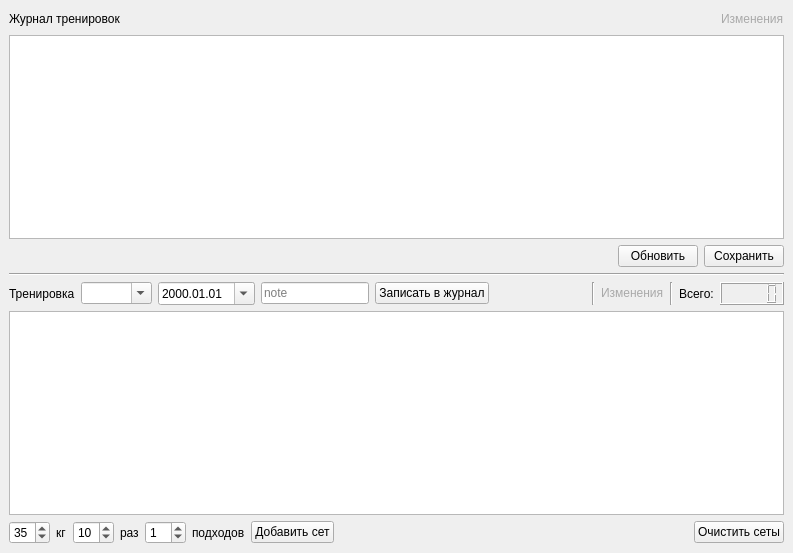
<?xml version="1.0" encoding="UTF-8"?>
<ui version="4.0">
 <class>MainWindow</class>
 <widget class="QMainWindow" name="MainWindow">
  <property name="geometry">
   <rect>
    <x>0</x>
    <y>0</y>
    <width>793</width>
    <height>553</height>
   </rect>
  </property>
  <property name="windowTitle">
   <string>ко́чка</string>
  </property>
  <widget class="QWidget" name="centralwidget">
   <layout class="QVBoxLayout" name="verticalLayout_2">
    <item>
     <layout class="QVBoxLayout" name="verticalLayout">
      <item>
       <layout class="QHBoxLayout" name="horizontalLayout_4">
        <item>
         <widget class="QLabel" name="label_5">
          <property name="text">
           <string>Журнал тренировок</string>
          </property>
         </widget>
        </item>
        <item>
         <spacer name="horizontalSpacer_4">
          <property name="orientation">
           <enum>Qt::Horizontal</enum>
          </property>
          <property name="sizeHint" stdset="0">
           <size>
            <width>40</width>
            <height>20</height>
           </size>
          </property>
         </spacer>
        </item>
        <item>
         <widget class="QLabel" name="lblExercisesChanged">
          <property name="text">
           <string>&lt;font style=&quot; color:#a9a9a9;&quot;&gt;Изменения&lt;/font&gt;</string>
          </property>
         </widget>
        </item>
       </layout>
      </item>
      <item>
       <widget class="QTableView" name="exercisesTableView">
        <property name="selectionMode">
         <enum>QAbstractItemView::SingleSelection</enum>
        </property>
        <property name="selectionBehavior">
         <enum>QAbstractItemView::SelectRows</enum>
        </property>
        <attribute name="horizontalHeaderCascadingSectionResizes">
         <bool>false</bool>
        </attribute>
        <attribute name="horizontalHeaderDefaultSectionSize">
         <number>150</number>
        </attribute>
        <attribute name="horizontalHeaderStretchLastSection">
         <bool>true</bool>
        </attribute>
        <attribute name="verticalHeaderCascadingSectionResizes">
         <bool>false</bool>
        </attribute>
       </widget>
      </item>
      <item>
       <layout class="QHBoxLayout" name="horizontalLayout_3">
        <item>
         <spacer name="horizontalSpacer_3">
          <property name="orientation">
           <enum>Qt::Horizontal</enum>
          </property>
          <property name="sizeHint" stdset="0">
           <size>
            <width>40</width>
            <height>20</height>
           </size>
          </property>
         </spacer>
        </item>
        <item>
         <widget class="QPushButton" name="loadDataBtn">
          <property name="text">
           <string>Обновить</string>
          </property>
         </widget>
        </item>
        <item>
         <widget class="QPushButton" name="saveDataBtn">
          <property name="text">
           <string>Сохранить</string>
          </property>
         </widget>
        </item>
       </layout>
      </item>
      <item>
       <widget class="Line" name="line">
        <property name="orientation">
         <enum>Qt::Horizontal</enum>
        </property>
       </widget>
      </item>
      <item>
       <layout class="QHBoxLayout" name="horizontalLayout_2">
        <item>
         <widget class="QLabel" name="label_6">
          <property name="text">
           <string>Тренировка</string>
          </property>
         </widget>
        </item>
        <item>
         <widget class="QComboBox" name="exerciseName">
          <property name="editable">
           <bool>true</bool>
          </property>
          <property name="currentIndex">
           <number>-1</number>
          </property>
          <item>
           <property name="text">
            <string>тяга</string>
           </property>
          </item>
          <item>
           <property name="text">
            <string>жим</string>
           </property>
          </item>
          <item>
           <property name="text">
            <string>присед</string>
           </property>
          </item>
         </widget>
        </item>
        <item>
         <widget class="QDateEdit" name="exerciseDate">
          <property name="sizePolicy">
           <sizepolicy hsizetype="MinimumExpanding" vsizetype="Fixed">
            <horstretch>0</horstretch>
            <verstretch>0</verstretch>
           </sizepolicy>
          </property>
          <property name="displayFormat">
           <string>yyyy.MM.dd</string>
          </property>
          <property name="calendarPopup">
           <bool>true</bool>
          </property>
         </widget>
        </item>
        <item>
         <widget class="QLineEdit" name="exerciseNote">
          <property name="placeholderText">
           <string>note</string>
          </property>
         </widget>
        </item>
        <item>
         <widget class="QPushButton" name="addExerciseBtn">
          <property name="text">
           <string>Записать в журнал</string>
          </property>
         </widget>
        </item>
        <item>
         <spacer name="horizontalSpacer">
          <property name="orientation">
           <enum>Qt::Horizontal</enum>
          </property>
          <property name="sizeHint" stdset="0">
           <size>
            <width>40</width>
            <height>20</height>
           </size>
          </property>
         </spacer>
        </item>
        <item>
         <widget class="Line" name="line_3">
          <property name="orientation">
           <enum>Qt::Vertical</enum>
          </property>
         </widget>
        </item>
        <item>
         <widget class="QLabel" name="lblSetsChanged">
          <property name="text">
           <string>&lt;font style=&quot; color:#a9a9a9;&quot;&gt;Изменения&lt;/font&gt;</string>
          </property>
         </widget>
        </item>
        <item>
         <widget class="Line" name="line_2">
          <property name="orientation">
           <enum>Qt::Vertical</enum>
          </property>
         </widget>
        </item>
        <item>
         <widget class="QLabel" name="label_4">
          <property name="text">
           <string>Всего:</string>
          </property>
         </widget>
        </item>
        <item>
         <widget class="QLCDNumber" name="totalSetsWeightLcd"/>
        </item>
       </layout>
      </item>
      <item>
       <widget class="QTableView" name="setsTableView">
        <property name="contextMenuPolicy">
         <enum>Qt::CustomContextMenu</enum>
        </property>
        <property name="selectionMode">
         <enum>QAbstractItemView::SingleSelection</enum>
        </property>
        <property name="selectionBehavior">
         <enum>QAbstractItemView::SelectRows</enum>
        </property>
        <attribute name="horizontalHeaderDefaultSectionSize">
         <number>150</number>
        </attribute>
        <attribute name="horizontalHeaderStretchLastSection">
         <bool>true</bool>
        </attribute>
       </widget>
      </item>
      <item>
       <layout class="QHBoxLayout" name="horizontalLayout">
        <item>
         <widget class="QSpinBox" name="weight">
          <property name="singleStep">
           <number>5</number>
          </property>
          <property name="value">
           <number>35</number>
          </property>
         </widget>
        </item>
        <item>
         <widget class="QLabel" name="label_2">
          <property name="text">
           <string>кг</string>
          </property>
         </widget>
        </item>
        <item>
         <widget class="QSpinBox" name="count">
          <property name="value">
           <number>10</number>
          </property>
         </widget>
        </item>
        <item>
         <widget class="QLabel" name="label_3">
          <property name="text">
           <string>раз</string>
          </property>
         </widget>
        </item>
        <item>
         <widget class="QSpinBox" name="setCount">
          <property name="value">
           <number>1</number>
          </property>
         </widget>
        </item>
        <item>
         <widget class="QLabel" name="label">
          <property name="text">
           <string>подходов</string>
          </property>
         </widget>
        </item>
        <item>
         <widget class="QPushButton" name="addSetBtn">
          <property name="text">
           <string>Добавить сет</string>
          </property>
         </widget>
        </item>
        <item>
         <spacer name="horizontalSpacer_2">
          <property name="orientation">
           <enum>Qt::Horizontal</enum>
          </property>
          <property name="sizeHint" stdset="0">
           <size>
            <width>40</width>
            <height>20</height>
           </size>
          </property>
         </spacer>
        </item>
        <item>
         <widget class="QPushButton" name="clearExerciseBtn">
          <property name="text">
           <string>Очистить сеты</string>
          </property>
         </widget>
        </item>
       </layout>
      </item>
     </layout>
    </item>
   </layout>
  </widget>
 </widget>
 <resources/>
 <connections/>
</ui>
